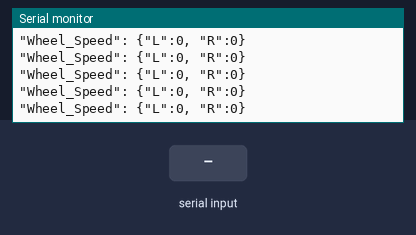
Simulated run of this sketch. Board: Arduino Uno, built with avr-gcc and run on an emulated ATmega328P. On the bench: the last lines printed to the serial monitor. Inputs (shaded band) come from the test bench.

Above: at 1.2 s.
1.3 s: "90,45\n" received over the second serial link
At 1.31 s:
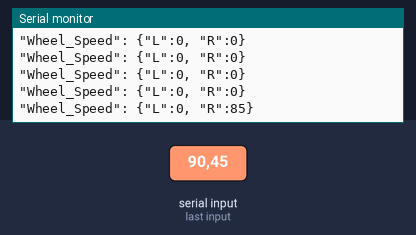
2.8 s: "30,150\n" received over the second serial link
At 2.82 s:
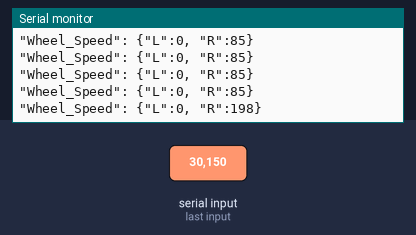
Timing chart, 0 to 5.8 s (numbered marks = the images above; inputs shaded):
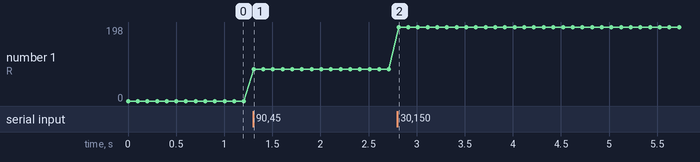

Measured:
- after the input at 1.3 s, the serial monitor: prints a new line at once (image 1)
- after the input at 2.8 s, the serial monitor: prints a new line at once (image 2)
- plotted number 1: 0 → 85 after the input at 1.3 s, 85 → 198 after the input at 2.8 s

The sketch:

2025_002_motor_speed_functional.ino
```cpp
#include <SoftwareSerial.h>

// SoftwareSerial 핀 설정
#define SW_RX 2  // 소프트웨어 시리얼 수신핀
#define SW_TX 3  // 소프트웨어 시리얼 송신핀 (여기선 사용 안함)
SoftwareSerial SoftSerial(SW_RX, SW_TX);

unsigned int bufferNum = 0;
unsigned int speedL = 0;
unsigned int speedR = 0;

void readWheelSpeed(){
  static String buffer = "";  // 수신된 문자열 임시 저장

  // 소프트웨어 시리얼에 수신 데이터가 있을 경우
  while (SoftSerial.available()) {
    char ch = SoftSerial.read();

    if (isDigit(ch)) {
      buffer += ch; // 숫자면 버퍼에 추가
    } else if (ch == '\n' || ch == '\r') {
      // 엔터(개행 문자)가 들어오면 문자열 → 숫자 변환
      if (buffer.length() > 0) {
        bufferNum = buffer.toInt(); // 정수로 변환

        if(bufferNum >> 8)speedR = bufferNum & 0xFF;
        else             {speedL = bufferNum & 0xFF;}

        buffer = ""; // 버퍼 초기화
      }
    } else {
      // 숫자도 아니고 엔터도 아니면 무시
    }
  }
}

void sendWheelSpeedDataAsJson(){
  Serial.print("\"Wheel_Speed\": {\"L\":");
  Serial.print(speedL);
  Serial.print(", \"R\":");
  Serial.print(speedR);
  Serial.println("}");
}

void setup() {
  Serial.begin(115200);
  SoftSerial.begin(9600);
}

void loop() {
  readWheelSpeed();
  sendWheelSpeedDataAsJson();
  delay(100);
}
```
